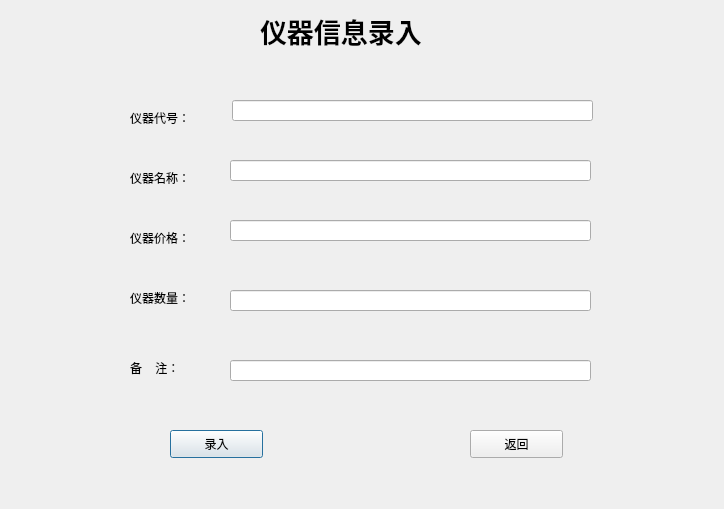
<?xml version="1.0" encoding="UTF-8"?>
<ui version="4.0">
 <class>AddApparatus</class>
 <widget class="QDialog" name="AddApparatus">
  <property name="geometry">
   <rect>
    <x>0</x>
    <y>0</y>
    <width>724</width>
    <height>509</height>
   </rect>
  </property>
  <property name="windowTitle">
   <string>仪器信息录入</string>
  </property>
  <widget class="QLabel" name="label">
   <property name="geometry">
    <rect>
     <x>260</x>
     <y>-10</y>
     <width>211</width>
     <height>81</height>
    </rect>
   </property>
   <property name="font">
    <font>
     <pointsize>20</pointsize>
     <weight>75</weight>
     <bold>true</bold>
    </font>
   </property>
   <property name="text">
    <string>仪器信息录入</string>
   </property>
  </widget>
  <widget class="QLabel" name="label_2">
   <property name="geometry">
    <rect>
     <x>130</x>
     <y>110</y>
     <width>72</width>
     <height>15</height>
    </rect>
   </property>
   <property name="text">
    <string>仪器代号：</string>
   </property>
  </widget>
  <widget class="QLabel" name="label_3">
   <property name="geometry">
    <rect>
     <x>130</x>
     <y>170</y>
     <width>72</width>
     <height>15</height>
    </rect>
   </property>
   <property name="text">
    <string>仪器名称：</string>
   </property>
  </widget>
  <widget class="QLabel" name="label_4">
   <property name="geometry">
    <rect>
     <x>130</x>
     <y>230</y>
     <width>72</width>
     <height>15</height>
    </rect>
   </property>
   <property name="text">
    <string>仪器价格：</string>
   </property>
  </widget>
  <widget class="QLabel" name="label_5">
   <property name="geometry">
    <rect>
     <x>130</x>
     <y>290</y>
     <width>72</width>
     <height>15</height>
    </rect>
   </property>
   <property name="text">
    <string>仪器数量：</string>
   </property>
  </widget>
  <widget class="QLabel" name="label_6">
   <property name="geometry">
    <rect>
     <x>130</x>
     <y>360</y>
     <width>72</width>
     <height>15</height>
    </rect>
   </property>
   <property name="text">
    <string>备    注：</string>
   </property>
  </widget>
  <widget class="QPushButton" name="pushButton">
   <property name="geometry">
    <rect>
     <x>170</x>
     <y>430</y>
     <width>93</width>
     <height>28</height>
    </rect>
   </property>
   <property name="text">
    <string>录入</string>
   </property>
  </widget>
  <widget class="QLineEdit" name="a">
   <property name="geometry">
    <rect>
     <x>232</x>
     <y>100</y>
     <width>361</width>
     <height>21</height>
    </rect>
   </property>
  </widget>
  <widget class="QLineEdit" name="b">
   <property name="geometry">
    <rect>
     <x>230</x>
     <y>160</y>
     <width>361</width>
     <height>21</height>
    </rect>
   </property>
  </widget>
  <widget class="QLineEdit" name="c">
   <property name="geometry">
    <rect>
     <x>230</x>
     <y>220</y>
     <width>361</width>
     <height>21</height>
    </rect>
   </property>
  </widget>
  <widget class="QLineEdit" name="d">
   <property name="geometry">
    <rect>
     <x>230</x>
     <y>290</y>
     <width>361</width>
     <height>21</height>
    </rect>
   </property>
  </widget>
  <widget class="QLineEdit" name="e">
   <property name="geometry">
    <rect>
     <x>230</x>
     <y>360</y>
     <width>361</width>
     <height>21</height>
    </rect>
   </property>
  </widget>
  <widget class="QPushButton" name="pushButton_2">
   <property name="geometry">
    <rect>
     <x>470</x>
     <y>430</y>
     <width>93</width>
     <height>28</height>
    </rect>
   </property>
   <property name="text">
    <string>返回</string>
   </property>
  </widget>
 </widget>
 <resources/>
 <connections/>
</ui>
